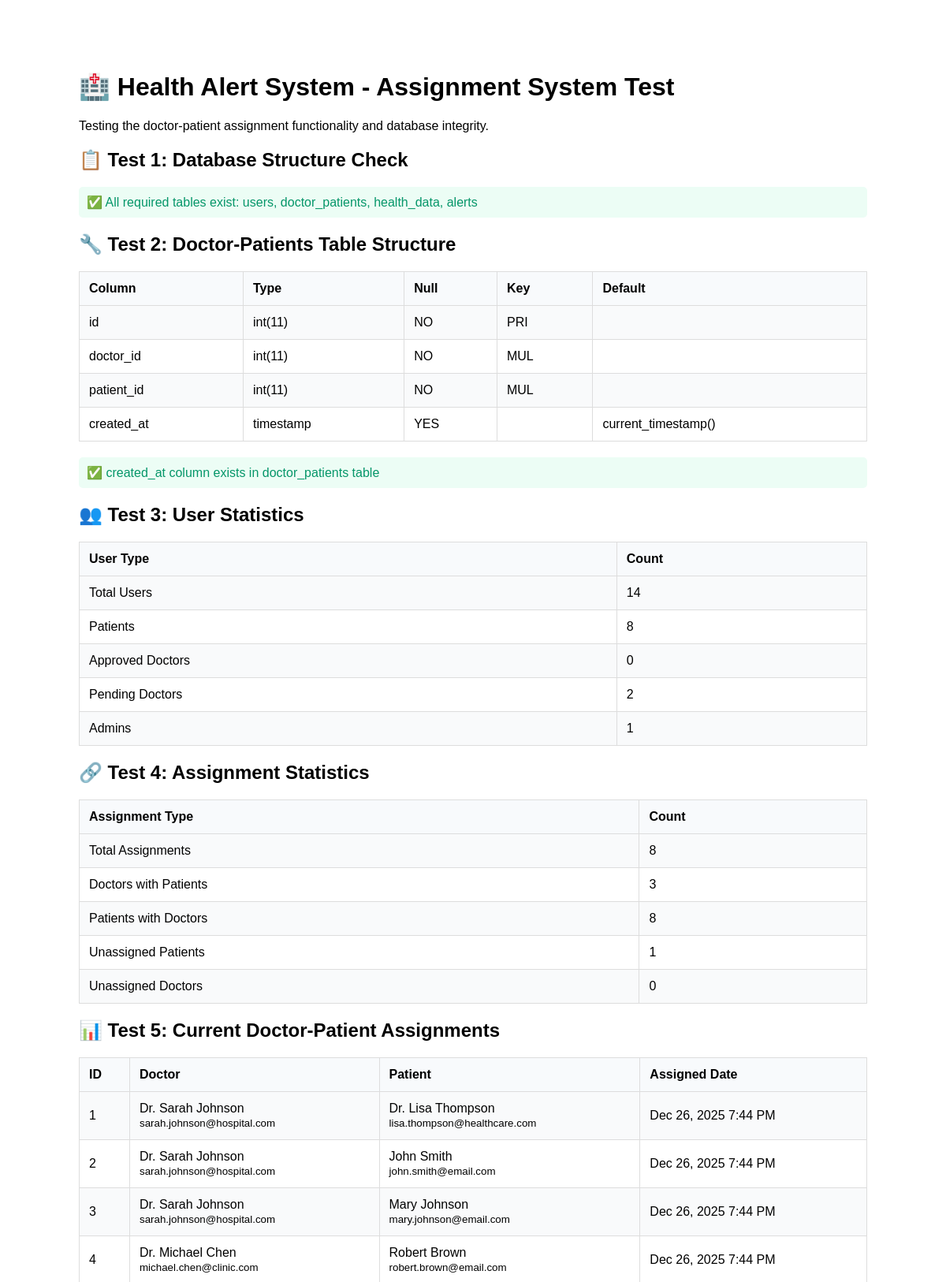
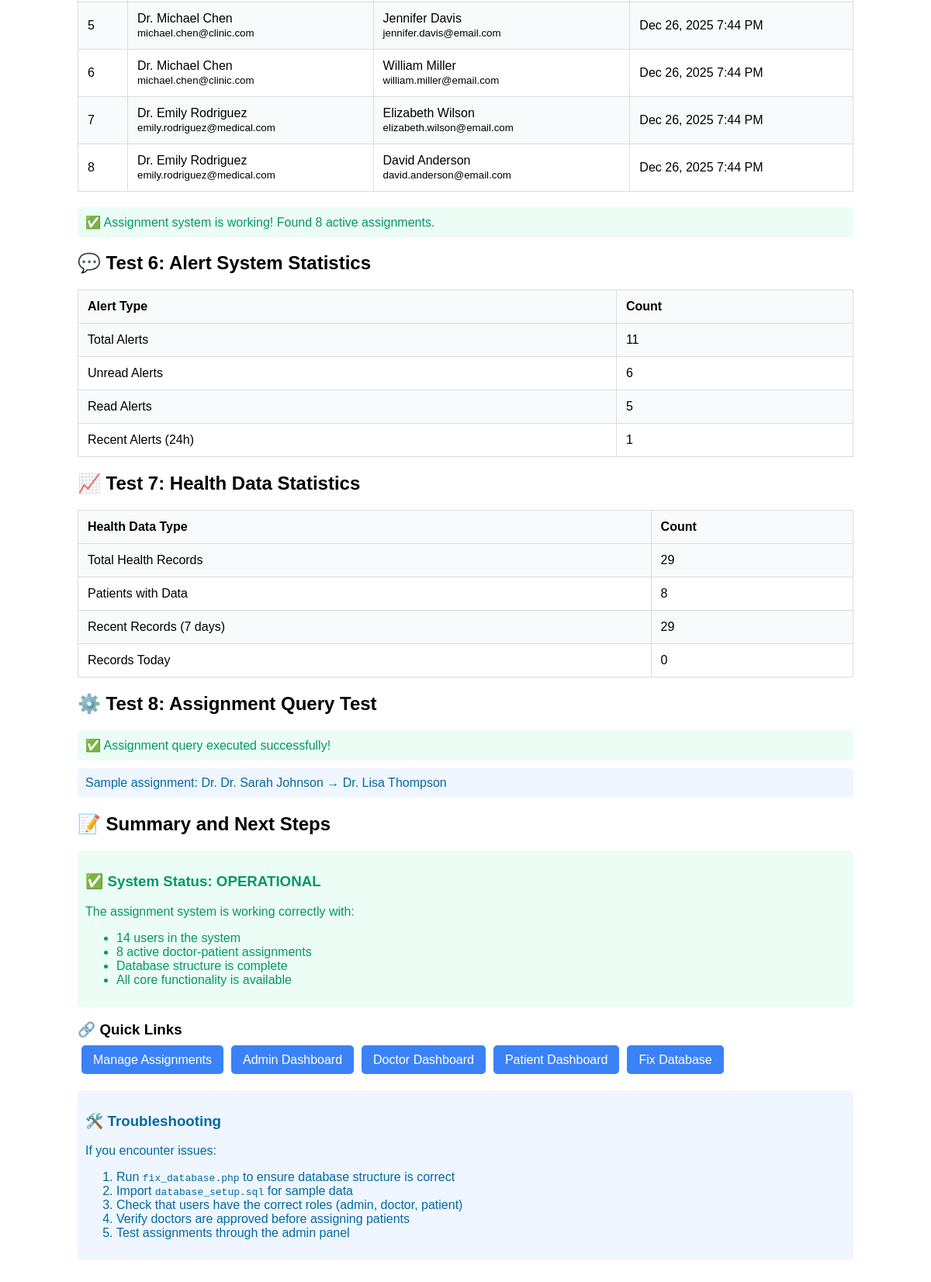
/test_assignment_system.php, run on the app's committed database (2 pictures, top to bottom).
### tables this page shows
CREATE TABLE doctor_patients (
    id INT PRIMARY KEY AUTO_INCREMENT,
    doctor_id INT NOT NULL,
    patient_id INT NOT NULL,
    created_at TIMESTAMP DEFAULT CURRENT_TIMESTAMP,
    FOREIGN KEY (doctor_id) REFERENCES users(id) ON DELETE CASCADE,
    FOREIGN KEY (patient_id) REFERENCES users(id) ON DELETE CASCADE,
    UNIQUE KEY unique_assignment (doctor_id, patient_id)
);

CREATE TABLE users (
    id INT PRIMARY KEY AUTO_INCREMENT,
    name VARCHAR(100) NOT NULL,
    email VARCHAR(100) UNIQUE NOT NULL,
    password VARCHAR(255) NOT NULL,
    role ENUM('patient', 'doctor', 'admin') NOT NULL,
    status ENUM('active', 'pending', 'inactive') DEFAULT 'active',
    created_at TIMESTAMP DEFAULT CURRENT_TIMESTAMP
);

### test_assignment_system.php (the view, shortened to what this page needs)
<?php
require_once 'config/db.php';
echo "<!DOCTYPE html>";
echo "<html><head><title>Assignment System Test - Health Alert System</title>";
echo "</head><body>";
echo "<h1>🏥 Health Alert System - Assignment System Test</h1>";
echo "<p>Testing the doctor-patient assignment functionality and database integrity.</p>";
echo "<h2>📋 Test 1: Database Structure Check</h2>";
$required_tables = ['users', 'doctor_patients', 'health_data', 'alerts'];
$missing_tables = [];
if (empty($missing_tables)) {
    echo "<div class='success'>✅ All required tables exist: " . implode(', ', $required_tables) . "</div>";
} else {
    echo "<div class='error'>❌ Missing tables: " . implode(', ', $missing_tables) . "</div>";
    echo "<p>Please run the database setup script first.</p>";
    echo "</body></html>";
    exit;
}
echo "<h2>🔧 Test 2: Doctor-Patients Table Structure</h2>";
$columns_query = "DESCRIBE doctor_patients";
$columns_result = mysqli_query($connection, $columns_query);
echo "<table>";
echo "<tr><th>Column</th><th>Type</th><th>Null</th><th>Key</th><th>Default</th></tr>";
$has_created_at = false;
while ($column = mysqli_fetch_assoc($columns_result)) {
    echo "<tr>";
    echo "<td>" . htmlspecialchars($column['Field']) . "</td>";
    echo "<td>" . htmlspecialchars($column['Type']) . "</td>";
    echo "<td>" . htmlspecialchars($column['Null']) . "</td>";
    echo "<td>" . htmlspecialchars($column['Key']) . "</td>";
    echo "<td>" . htmlspecialchars($column['Default']) . "</td>";
    echo "</tr>";
    if ($column['Field'] === 'created_at') {
        $has_created_at = true;
    }
}
echo "</table>";
if ($has_created_at) {
    echo "<div class='success'>✅ created_at column exists in doctor_patients table</div>";
} else {
    echo "<div class='error'>❌ created_at column missing in doctor_patients table</div>";
    echo "<p>Run the fix_database.php script to add the missing column.</p>";
}
echo "<h2>👥 Test 3: User Statistics</h2>";
$user_stats_queries = [
    'Total Users' => "SELECT COUNT(*) as count FROM users",
    'Patients' => "SELECT COUNT(*) as count FROM users WHERE role = 'patient'",
    'Approved Doctors' => "SELECT COUNT(*) as count FROM users WHERE role = 'doctor' AND status = 'approved'",
    'Pending Doctors' => "SELECT COUNT(*) as count FROM users WHERE role = 'doctor' AND status = 'pending'",
    'Admins' => "SELECT COUNT(*) as count FROM users WHERE role = 'admin'"
];
echo "<table>";
echo "<tr><th>User Type</th><th>Count</th></tr>";
foreach ($user_stats_queries as $label => $query) {
    $result = mysqli_query($connection, $query);
    $count = mysqli_fetch_assoc($result)['count'];
    echo "<tr><td>$label</td><td>$count</td></tr>";
}
echo "</table>";
echo "<h2>🔗 Test 4: Assignment Statistics</h2>";
$assignment_stats_queries = [
    'Total Assignments' => "SELECT COUNT(*) as count FROM doctor_patients",
    'Doctors with Patients' => "SELECT COUNT(DISTINCT doctor_id) as count FROM doctor_patients",
    'Patients with Doctors' => "SELECT COUNT(DISTINCT patient_id) as count FROM doctor_patients",
    'Unassigned Patients' => "SELECT COUNT(*) as count FROM users WHERE role = 'patient' AND id NOT IN (SELECT DISTINCT patient_id FROM doctor_patients)",
    'Unassigned Doctors' => "SELECT COUNT(*) as count FROM users WHERE role = 'doctor' AND status = 'approved' AND id NOT IN (SELECT DISTINCT doctor_id FROM doctor_patients)"
];
echo "<table>";
echo "<tr><th>Assignment Type</th><th>Count</th></tr>";
foreach ($assignment_stats_queries as $label => $query) {
    $result = mysqli_query($connection, $query);
    $count = mysqli_fetch_assoc($result)['count'];
    echo "<tr><td>$label</td><td>$count</td></tr>";
}
echo "</table>";
echo "<h2>📊 Test 5: Current Doctor-Patient Assignments</h2>";
$assignments_query = "SELECT dp.id, d.name as doctor_name, d.email as doctor_email,
                             p.name as patient_name, p.email as patient_email,
                             dp.created_at
                      FROM doctor_patients dp
                      JOIN users d ON dp.doctor_id = d.id
                      JOIN users p ON dp.patient_id = p.id
                      ORDER BY dp.created_at DESC";
$assignments_result = mysqli_query($connection, $assignments_query);
if (mysqli_num_rows($assignments_result) > 0) {
    echo "<table>";
    echo "<tr><th>ID</th><th>Doctor</th><th>Patient</th><th>Assigned Date</th></tr>";
    while ($assignment = mysqli_fetch_assoc($assignments_result)) {
        echo "<tr>";
        echo "<td>" . htmlspecialchars($assignment['id']) . "</td>";
        echo "<td>" . htmlspecialchars($assignment['doctor_name']) . "<br><small>" . htmlspecialchars($assignment['doctor_email']) . "</small></td>";
        echo "<td>" . htmlspecialchars($assignment['patient_name']) . "<br><small>" . htmlspecialchars($assignment['patient_email']) . "</small></td>";
        echo "<td>" . ($assignment['created_at'] ? date('M j, Y g:i A', strtotime($assignment['created_at'])) : 'Unknown') . "</td>";
        echo "</tr>";
    }
    echo "</table>";
    echo "<div class='success'>✅ Assignment system is working! Found " . mysqli_num_rows($assignments_result) . " active assignments.</div>";
} else {
    echo "<div class='info'>ℹ️ No assignments found. You can create assignments using the admin panel.</div>";
}
echo "<h2>💬 Test 6: Alert System Statistics</h2>";
$alert_stats_queries = [
    'Total Alerts' => "SELECT COUNT(*) as count FROM alerts",
    'Unread Alerts' => "SELECT COUNT(*) as count FROM alerts WHERE status = 'sent'",
    'Read Alerts' => "SELECT COUNT(*) as count FROM alerts WHERE status = 'seen'",
    'Recent Alerts (24h)' => "SELECT COUNT(*) as count FROM alerts WHERE created_at >= DATE_SUB(NOW(), INTERVAL 24 HOUR)"
];
echo "<table>";
echo "<tr><th>Alert Type</th><th>Count</th></tr>";
foreach ($alert_stats_queries as $label => $query) {
    $result = mysqli_query($connection, $query);
    $count = mysqli_fetch_assoc($result)['count'];
    echo "<tr><td>$label</td><td>$count</td></tr>";
}
echo "</table>";
echo "<h2>📈 Test 7: Health Data Statistics</h2>";
$health_stats_queries = [
    'Total Health Records' => "SELECT COUNT(*) as count FROM health_data",
    'Patients with Data' => "SELECT COUNT(DISTINCT patient_id) as count FROM health_data",
    'Recent Records (7 days)' => "SELECT COUNT(*) as count FROM health_data WHERE created_at >= DATE_SUB(NOW(), INTERVAL 7 DAY)",
    'Records Today' => "SELECT COUNT(*) as count FROM health_data WHERE DATE(created_at) = CURDATE()"
];
echo "<table>";
echo "<tr><th>Health Data Type</th><th>Count</th></tr>";
foreach ($health_stats_queries as $label => $query) {
    $result = mysqli_query($connection, $query);
    $count = mysqli_fetch_assoc($result)['count'];
    echo "<tr><td>$label</td><td>$count</td></tr>";
}
echo "</table>";
echo "<h2>⚙️ Test 8: Assignment Query Test</h2>";
$test_query = "SELECT dp.id, d.name as doctor_name, p.name as patient_name, dp.created_at
               FROM doctor_patients dp
               JOIN users d ON dp.doctor_id = d.id
               JOIN users p ON dp.patient_id = p.id
               LIMIT 1";
$test_result = mysqli_query($connection, $test_query);
if ($test_result) {
    echo "<div class='success'>✅ Assignment query executed successfully!</div>";
    if (mysqli_num_rows($test_result) > 0) {
        $test_row = mysqli_fetch_assoc($test_result);
        echo "<div class='info'>Sample assignment: Dr. " . htmlspecialchars($test_row['doctor_name']) .
             " → " . htmlspecialchars($test_row['patient_name']) . "</div>";
    }
} else {
    echo "<div class='error'>❌ Assignment query failed: " . mysqli_error($connection) . "</div>";
}
echo "<h2>📝 Summary and Next Steps</h2>";
$total_users_result = mysqli_query($connection, "SELECT COUNT(*) as count FROM users");
$total_users = mysqli_fetch_assoc($total_users_result)['count'];
$total_assignments_result = mysqli_query($connection, "SELECT COUNT(*) as count FROM doctor_patients");
$total_assignments = mysqli_fetch_assoc($total_assignments_result)['count'];
if ($total_users > 0 && $total_assignments > 0) {
    echo "<div class='success'>";
    echo "<h3>✅ System Status: OPERATIONAL</h3>";
    echo "<p>The assignment system is working correctly with:</p>";
    echo "<ul>";
    echo "<li>$total_users users in the system</li>";
    echo "<li>$total_assignments active doctor-patient assignments</li>";
    echo "<li>Database structure is complete</li>";
    echo "<li>All core functionality is available</li>";
    echo "</ul>";
    echo "</div>";
}
echo "<h3>🔗 Quick Links</h3>";
echo "<div>";
echo "<a href='admin/assign_patients.php' class='btn'>Manage Assignments</a>";
echo "<a href='admin/dashboard.php' class='btn'>Admin Dashboard</a>";
echo "<a href='doctor/dashboard.php' class='btn'>Doctor Dashboard</a>";
echo "<a href='patient/dashboard.php' class='btn'>Patient Dashboard</a>";
echo "<a href='fix_database.php' class='btn'>Fix Database</a>";
echo "</div>";
echo "<div class='info' style='margin-top: 30px;'>";
echo "<h3>🛠️ Troubleshooting</h3>";
echo "<p>If you encounter issues:</p>";
echo "<ol>";
echo "<li>Run <code>fix_database.php</code> to ensure database structure is correct</li>";
echo "<li>Import <code>database_setup.sql</code> for sample data</li>";
echo "<li>Check that users have the correct roles (admin, doctor, patient)</li>";
echo "<li>Verify doctors are approved before assigning patients</li>";
echo "<li>Test assignments through the admin panel</li>";
echo "</ol>";
echo "</div>";
echo "</body></html>";
?>

### test_assignment_system.php (style rules this page uses)
body { font-family: Arial, sans-serif; max-width: 1000px; margin: 50px auto; padding: 20px; }
.success { color: #059669; background: #ecfdf5; padding: 10px; border-radius: 5px; margin: 10px 0; }
.info { color: #0369a1; background: #eff6ff; padding: 10px; border-radius: 5px; margin: 10px 0; }
table { width: 100%; border-collapse: collapse; margin: 20px 0; }
th, td { border: 1px solid #ddd; padding: 12px; text-align: left; }
th { background-color: #f8fafc; font-weight: bold; }
tr:nth-child(even) { background-color: #f9fafb; }
.btn { background: #3b82f6; color: white; padding: 10px 15px; text-decoration: none; border-radius: 5px; margin: 5px; }

### data on the page
doctor_patients: id "1", doctor.name "Dr. Sarah Johnson", doctor.email "sarah.johnson@hospital.com", patient.name "Dr. Lisa Thompson", patient.email "lisa.thompson@healthcare.com", created_at "Dec 26, 2025 7:44 PM"
doctor_patients: id "2", doctor.name "Dr. Sarah Johnson", doctor.email "sarah.johnson@hospital.com", patient.name "John Smith", patient.email "john.smith@email.com", created_at "Dec 26, 2025 7:44 PM"
doctor_patients: id "3", doctor.name "Dr. Sarah Johnson", doctor.email "sarah.johnson@hospital.com", patient.name "Mary Johnson", patient.email "mary.johnson@email.com", created_at "Dec 26, 2025 7:44 PM"
doctor_patients: id "4", doctor.name "Dr. Michael Chen", doctor.email "michael.chen@clinic.com", patient.name "Robert Brown", patient.email "robert.brown@email.com", created_at "Dec 26, 2025 7:44 PM"
doctor_patients: id "5", doctor.name "Dr. Michael Chen", doctor.email "michael.chen@clinic.com", patient.name "Jennifer Davis", patient.email "jennifer.davis@email.com", created_at "Dec 26, 2025 7:44 PM"
doctor_patients: id "6", doctor.name "Dr. Michael Chen", doctor.email "michael.chen@clinic.com", patient.name "William Miller", patient.email "william.miller@email.com", created_at "Dec 26, 2025 7:44 PM"
doctor_patients: id "7", doctor.name "Dr. Emily Rodriguez", doctor.email "emily.rodriguez@medical.com", patient.name "Elizabeth Wilson", patient.email "elizabeth.wilson@email.com", created_at "Dec 26, 2025 7:44 PM"
doctor_patients: id "8", doctor.name "Dr. Emily Rodriguez", doctor.email "emily.rodriguez@medical.com", patient.name "David Anderson", patient.email "david.anderson@email.com", created_at "Dec 26, 2025 7:44 PM"

### other printed values
implode(', ', $required_tables) "users, doctor_patients, health_data, alerts"
$column['Field'] "id"
$column['Type'] "int(11)"
$column['Null'] "NO"
$column['Key'] "PRI"
$column['Field'] "doctor_id"
$column['Key'] "MUL"
$column['Field'] "patient_id"
$column['Field'] "created_at"
$column['Type'] "timestamp"
$column['Null'] "YES"
$column['Default'] "current_timestamp()"
$label "Total Users"
$count "14"
$label "Patients"
